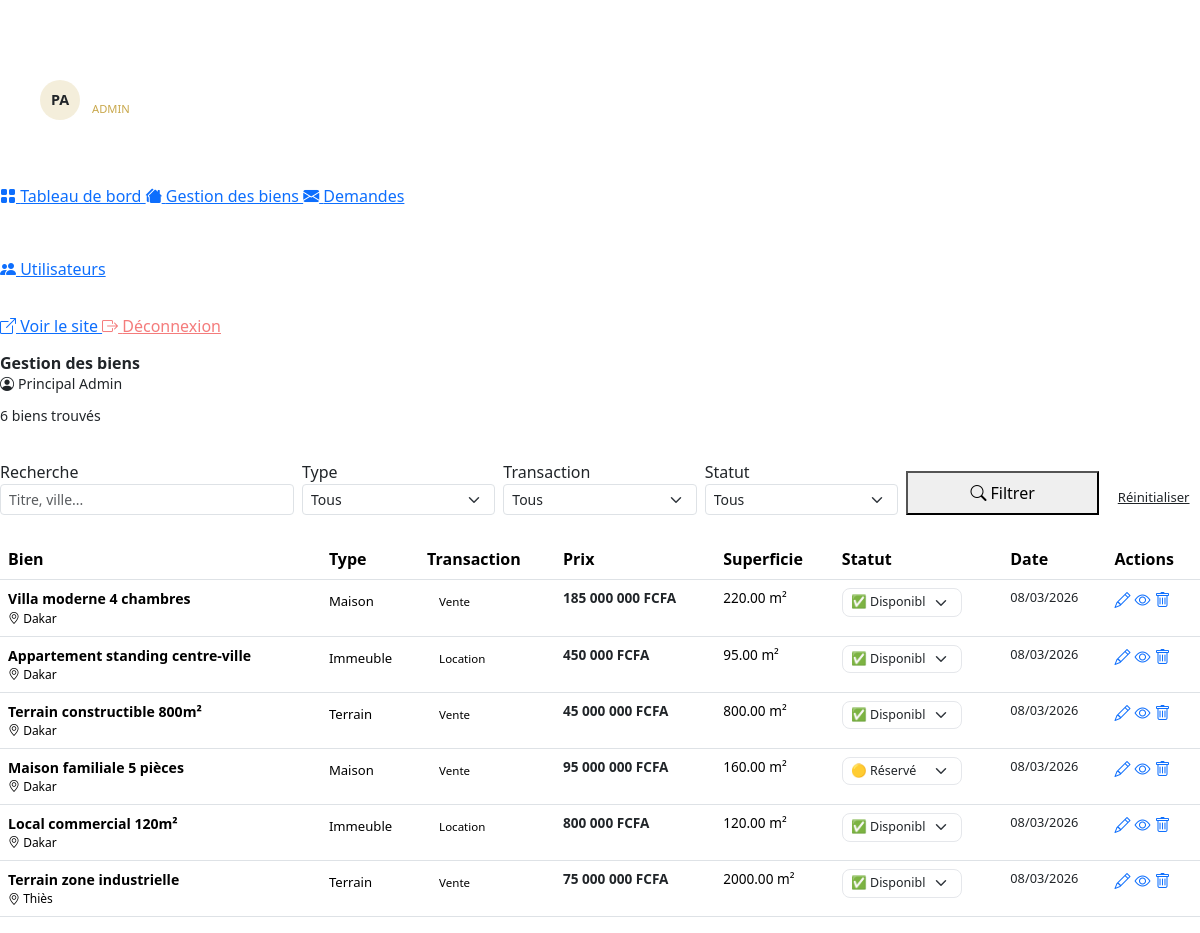
The app's page /admin/pages/biens.php (signed in) with its own data.
### tables this page shows
CREATE TABLE IF NOT EXISTS biens (
    id              INT AUTO_INCREMENT PRIMARY KEY,
    titre           VARCHAR(255) NOT NULL,
    type            ENUM('maison', 'immeuble', 'terrain') NOT NULL,
    transaction     ENUM('vente', 'location') NOT NULL,
    prix            DECIMAL(15,2) NOT NULL,
    superficie      DECIMAL(10,2),
    nb_pieces       INT DEFAULT NULL,
    description     TEXT,
    localisation    VARCHAR(255),
    ville           VARCHAR(100),
    statut          ENUM('disponible', 'reserve', 'vendu') DEFAULT 'disponible',
    photo1          VARCHAR(255) DEFAULT NULL,
    photo2          VARCHAR(255) DEFAULT NULL,
    photo3          VARCHAR(255) DEFAULT NULL,
    photo4          VARCHAR(255) DEFAULT NULL,
    photo5          VARCHAR(255) DEFAULT NULL,
    photo6          VARCHAR(255) DEFAULT NULL,
    photo7          VARCHAR(255) DEFAULT NULL,
    photo8          VARCHAR(255) DEFAULT NULL,
    photo9          VARCHAR(255) DEFAULT NULL,
    photo10         VARCHAR(255) DEFAULT NULL,
    date_ajout      DATETIME DEFAULT CURRENT_TIMESTAMP,
    admin_id        INT
);

### includes/config.php (called while the page is built, shortened)
<?php
function isAdmin(): bool {
    return isset($_SESSION['role']) && $_SESSION['role'] === 'admin';
}
function sanitize(string $str): string {
    return htmlspecialchars(trim($str), ENT_QUOTES, 'UTF-8');
}
function formatPrix(float $prix): string {
    return number_format($prix, 0, ',', ' ') . ' FCFA';
}
?>

### admin/pages/biens.php (the view, shortened to what this page needs)
<?php
$pageTitle = "Gestion des biens";
require_once __DIR__ . '/../../includes/config.php';
$search      = sanitize($_GET['q'] ?? '');
$where = ["1=1"];
$params = [];
$whereSQL = "WHERE " . implode(' AND ', $where);
$par_page = 12;
$page = max(1, (int)($_GET['page'] ?? 1));
$offset = ($page-1) * $par_page;
$total = $pdo->prepare("SELECT COUNT(*) FROM biens $whereSQL");
$total->execute($params);
$total = (int)$total->fetchColumn();
$stmt = $pdo->prepare("SELECT * FROM biens $whereSQL ORDER BY date_ajout DESC LIMIT $par_page OFFSET $offset");
$stmt->execute($params);
$biens = $stmt->fetchAll();
require_once __DIR__ . '/../includes/header.php';
?>
<div class="d-flex align-items-center justify-content-between mb-4">
  <div>
    <p style="color:var(--gray); font-size:0.88rem; margin:0;"><?= $total ?> bien<?= $total>1?'s':'' ?> trouvé<?= $total>1?'s':'' ?></p>
  </div>
  <a href="<?= SITE_URL ?>/admin/pages/ajouter_bien.php"
     style="background:var(--primary); color:white; border-radius:var(--radius); padding:0.65rem 1.5rem; font-weight:600; font-size:0.88rem; display:inline-flex; align-items:center; gap:0.5rem;">
    <i class="bi bi-plus-circle"></i>Ajouter un bien
  </a>
</div>
<div class="filters-section mb-4">
  <form method="GET" id="searchForm">
    <div class="row g-2 align-items-end">
      <div class="col-md-3">
        <div class="filter-label">Recherche</div>
        <input type="text" name="q" class="form-control form-control-sm" placeholder="Titre, ville..."
               value="<?= sanitize($search) ?>">
      </div>
      <div class="col-md-2">
        <div class="filter-label">Type</div>
        <select name="type" class="form-select form-select-sm">
          <option value="">Tous</option>
        </select>
      </div>
      <div class="col-md-2">
        <div class="filter-label">Transaction</div>
        <select name="transaction" class="form-select form-select-sm">
          <option value="">Tous</option>
        </select>
      </div>
      <div class="col-md-2">
        <div class="filter-label">Statut</div>
        <select name="statut" class="form-select form-select-sm">
          <option value="">Tous</option>
        </select>
      </div>
      <div class="col-md-2">
        <button type="submit" class="btn-search w-100" style="padding:0.5rem;">
          <i class="bi bi-search me-1"></i>Filtrer
        </button>
      </div>
      <div class="col-md-1">
        <a href="<?= SITE_URL ?>/admin/pages/biens.php" style="color:var(--gray); font-size:0.82rem; display:block; text-align:center; padding:0.5rem;">
          Réinitialiser
        </a>
      </div>
    </div>
  </form>
</div>
<div class="admin-table">
  <table class="table">
    <thead>
      <tr>
        <th>Bien</th>
        <th>Type</th>
        <th>Transaction</th>
        <th>Prix</th>
        <th>Superficie</th>
        <th>Statut</th>
        <th>Date</th>
        <th>Actions</th>
      </tr>
    </thead>
    <tbody>
      <?php if (empty($biens)): ?>
        <tr>
          <td colspan="8" class="text-center py-4 text-muted">Aucun bien trouvé</td>
        </tr>
      <?php else: ?>
        <?php foreach ($biens as $bien): ?>
          <tr>
            <td>
              <div class="d-flex align-items-center gap-2">
                <div>
                  <div style="font-weight:600; font-size:0.88rem;"><?= sanitize($bien['titre']) ?></div>
                  <div style="font-size:0.75rem; color:var(--gray);">
                    <i class="bi bi-geo-alt" style="color:var(--gold)"></i> <?= sanitize($bien['ville']) ?>
                  </div>
                </div>
              </div>
            </td>
            <td><span style="font-size:0.82rem;"><?= ucfirst($bien['type']) ?></span></td>
            <td>
              <span class="badge-transaction badge-<?= $bien['transaction'] ?>" style="font-size:0.72rem; border-radius:50px; padding:0.25rem 0.75rem;">
                <?= $bien['transaction']==='vente'?'Vente':'Location' ?>
              </span>
            </td>
            <td style="font-weight:600; font-size:0.85rem; color:var(--primary);"><?= formatPrix($bien['prix']) ?></td>
            <td style="font-size:0.85rem;"><?= $bien['superficie'] ? $bien['superficie'].' m²' : '—' ?></td>
            <td>
              <select class="select-statut form-select form-select-sm" data-id="<?= $bien['id'] ?>"
                      style="border-radius:8px; font-size:0.78rem; width:120px; border-color:#E5E7EB;">
                <option value="disponible" <?= $bien['statut']==='disponible'?'selected':'' ?>>✅ Disponible</option>
                <option value="reserve"    <?= $bien['statut']==='reserve'?'selected':'' ?>>🟡 Réservé</option>
              </select>
            </td>
            <td style="font-size:0.8rem; color:var(--gray);"><?= date('d/m/Y', strtotime($bien['date_ajout'])) ?></td>
            <td>
              <div class="d-flex gap-1">
                <a href="<?= SITE_URL ?>/admin/pages/modifier_bien.php?id=<?= $bien['id'] ?>" class="action-btn action-btn-edit" title="Modifier">
                  <i class="bi bi-pencil"></i>
                </a>
                <a href="<?= SITE_URL ?>/client/pages/bien.php?id=<?= $bien['id'] ?>" class="action-btn action-btn-view" title="Voir" target="_blank">
                  <i class="bi bi-eye"></i>
                </a>
                <a href="?delete=<?= $bien['id'] ?>" class="action-btn action-btn-delete confirm-delete" title="Supprimer">
                  <i class="bi bi-trash"></i>
                </a>
              </div>
            </td>
          </tr>
        <?php endforeach; ?>
      <?php endif; ?>
    </tbody>
  </table>
</div>
<?php require_once __DIR__ . '/../includes/footer.php'; ?>

### admin/includes/header.php (shortened to what this page needs)
<?php
require_once __DIR__ . '/../../includes/config.php';
$currentPage = basename($_SERVER['PHP_SELF']);
?>
<!DOCTYPE html>
<html lang="fr">
<head>
  <link rel="stylesheet" href="https://cdn.jsdelivr.net/npm/bootstrap@5.3.2/dist/css/bootstrap.min.css">
  <link rel="stylesheet" href="https://cdn.jsdelivr.net/npm/bootstrap-icons@1.11.3/font/bootstrap-icons.min.css">
  <link rel="stylesheet" href="<?= SITE_URL ?>/assets/css/style.css">
</head>
<body>
<aside class="admin-sidebar">
  <div class="sidebar-brand">
    <div style="font-family:'Playfair Display',serif; font-size:1.3rem; font-weight:700; color:white;">
      Immo<span style="color:var(--gold)">Agence</span>
    </div>
    <div style="font-size:0.72rem; color:rgba(255,255,255,0.4); text-transform:uppercase; letter-spacing:1px; margin-top:0.2rem;">
    </div>
  </div>
  <nav style="padding:1rem 0;">
    <div style="padding:0.75rem 1.5rem; background:rgba(255,255,255,0.05); border-radius:var(--radius); margin:0 1rem 1rem;">
      <div style="display:flex; align-items:center; gap:0.75rem;">
        <div style="width:40px; height:40px; background:rgba(201,168,76,0.2); border-radius:50%; display:flex; align-items:center; justify-content:center; color:var(--gold); font-weight:700; font-size:0.9rem;">
          <?= strtoupper(substr($_SESSION['prenom'],0,1).substr($_SESSION['nom'],0,1)) ?>
        </div>
        <div style="flex:1;">
          <div style="font-size:0.8rem; font-weight:600; color:white;">
          </div>
          <div style="font-size:0.7rem; color:rgba(201,168,76,1); text-transform:uppercase;">
            <?= $_SESSION['role']==='gestionnaire'?'Gestionnaire':ucfirst($_SESSION['role']) ?>
          </div>
        </div>
      </div>
    </div>
    <div style="padding:0.5rem 1.5rem; font-size:0.7rem; color:rgba(255,255,255,0.3); text-transform:uppercase; letter-spacing:1.5px; margin-bottom:0.25rem;">
    </div>
    <a href="<?= SITE_URL ?>/admin/dashboard.php"
       class="sidebar-nav-link <?= $currentPage==='dashboard.php'?'active':'' ?>">
      <i class="bi bi-grid-fill"></i> Tableau de bord
    </a>
    <a href="<?= SITE_URL ?>/admin/pages/biens.php"
       class="sidebar-nav-link <?= in_array($currentPage,['biens.php','ajouter_bien.php','modifier_bien.php'])?'active':'' ?>">
      <i class="bi bi-houses-fill"></i> Gestion des biens
    </a>
    <a href="<?= SITE_URL ?>/admin/pages/demandes.php"
       class="sidebar-nav-link <?= $currentPage==='demandes.php'?'active':'' ?>">
      <i class="bi bi-envelope-fill"></i> Demandes
    </a>
    <div style="padding:0.5rem 1.5rem; font-size:0.7rem; color:rgba(255,255,255,0.3); text-transform:uppercase; letter-spacing:1.5px; margin:0.75rem 0 0.25rem;">
    </div>
    <?php if (isAdmin()): ?>
    <a href="<?= SITE_URL ?>/admin/pages/utilisateurs.php"
       class="sidebar-nav-link <?= $currentPage==='utilisateurs.php'?'active':'' ?>">
      <i class="bi bi-people-fill"></i> Utilisateurs
    </a>
    <?php endif; ?>
    <div style="border-top:1px solid rgba(255,255,255,0.08); margin:1rem 0;"></div>
    <a href="<?= SITE_URL ?>/index.php" class="sidebar-nav-link" target="_blank">
      <i class="bi bi-box-arrow-up-right"></i> Voir le site
    </a>
    <a href="<?= SITE_URL ?>/client/logout.php" class="sidebar-nav-link" style="color:rgba(239,68,68,0.7);">
      <i class="bi bi-box-arrow-right"></i> Déconnexion
    </a>
  </nav>
</aside>
<div class="admin-content">
  <div class="admin-topbar">
    <div class="d-flex align-items-center gap-3">
      <h6 style="margin:0; font-weight:600; color:var(--dark);"><?= $pageTitle ?? 'Dashboard' ?></h6>
    </div>
    <div class="d-flex align-items-center gap-3">
      <div style="font-size:0.88rem; color:var(--gray);">
        <i class="bi bi-person-circle me-1"></i><?= sanitize($_SESSION['prenom'] . ' ' . $_SESSION['nom']) ?>
      </div>
    </div>
  </div>
  <div class="admin-page-content">

### admin/includes/footer.php (shortened to what this page needs)
  </div>
</div>
</body>
</html>

### records on screen
biens: titre "Villa moderne 4 chambres", ville "Dakar", type "Maison", transaction "Vente", prix "185 000 000 FCFA", superficie "220.00", statut+id "✅ Disponible", date_ajout "08/03/2026"
biens: titre "Appartement standing centre-ville", ville "Dakar", type "Immeuble", transaction "Location", prix "450 000 FCFA", superficie "95.00", statut+id "✅ Disponible", date_ajout "08/03/2026"
biens: titre "Terrain constructible 800m²", ville "Dakar", type "Terrain", transaction "Vente", prix "45 000 000 FCFA", superficie "800.00", statut+id "✅ Disponible", date_ajout "08/03/2026"
biens: titre "Maison familiale 5 pièces", ville "Dakar", type "Maison", transaction "Vente", prix "95 000 000 FCFA", superficie "160.00", statut+id "🟡 Réservé", date_ajout "08/03/2026"
biens: titre "Local commercial 120m²", ville "Dakar", type "Immeuble", transaction "Location", prix "800 000 FCFA", superficie "120.00", statut+id "✅ Disponible", date_ajout "08/03/2026"
biens: titre "Terrain zone industrielle", ville "Thiès", type "Terrain", transaction "Vente", prix "75 000 000 FCFA", superficie "2000.00", statut+id "✅ Disponible", date_ajout "08/03/2026"

### other values on screen
substr($_SESSION['prenom'],0,1).substr($_SESSION['nom'],0,1) "PA"
$_SESSION['role'] "ADMIN"
$pageTitle "Gestion des biens"
$_SESSION['prenom'] . ' ' . $_SESSION['nom'] "Principal Admin"
$total "6"
